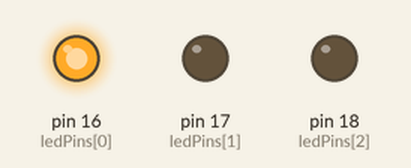
Simulated run of this sketch. Board: Arduino Uno, built with avr-gcc and run on an emulated ATmega328P. Parts: output pins drawn as LEDs (lit = HIGH).

Above: at 0.05 s.
At 1.35 s:
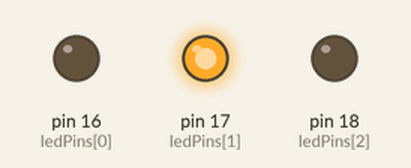
At 2.7 s:
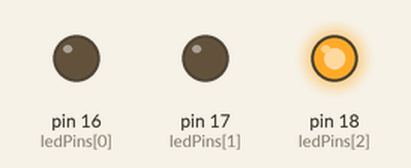
Timing chart, 0 to 3.0 s (numbered marks = the images above):
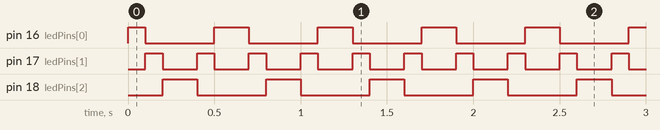

Measured:
- by itself, pin 16 (ledPins[0]): repeats every 0.60 s: LOW 0.40 s, HIGH 0.20 s
- by itself, pin 17 (ledPins[1]): alternates HIGH for 0.10 s and LOW for 0.20 s
- by itself, pin 18 (ledPins[2]): alternates HIGH for 0.20 s and LOW for 0.40 s

The sketch:

Project_06_Flowing_Water_Light.ino
```cpp
//**********************************************************************************
/*
 * 名称   : Flowing_Water_Light
 * 功能   : 流水灯
 * 作者   : http://www.keyes-robot.com/
*/
byte ledPins[] = {16, 17, 18};  //LED的引脚
int ledCounts;

void setup() {
  ledCounts = sizeof(ledPins);
  for (int i = 0; i < ledCounts; i++) {
    pinMode(ledPins[i], OUTPUT);  // 设置I/O引脚为输出模式
  }
}

void loop() {
  for (int i = 0; i < ledCounts; i++) {
    digitalWrite(ledPins[i], HIGH); // 设置I/O引脚为高，依次点亮led灯
    delay(100);  // 延时0.1秒
    digitalWrite(ledPins[i], LOW);  // 设I/O引脚为低电平，依次熄灭led灯
  }
  for (int i = ledCounts - 1; i > -1; i--) {
    digitalWrite(ledPins[i], HIGH);
    delay(100);
    digitalWrite(ledPins[i], LOW);
  }
}
//**********************************************************************************
```
